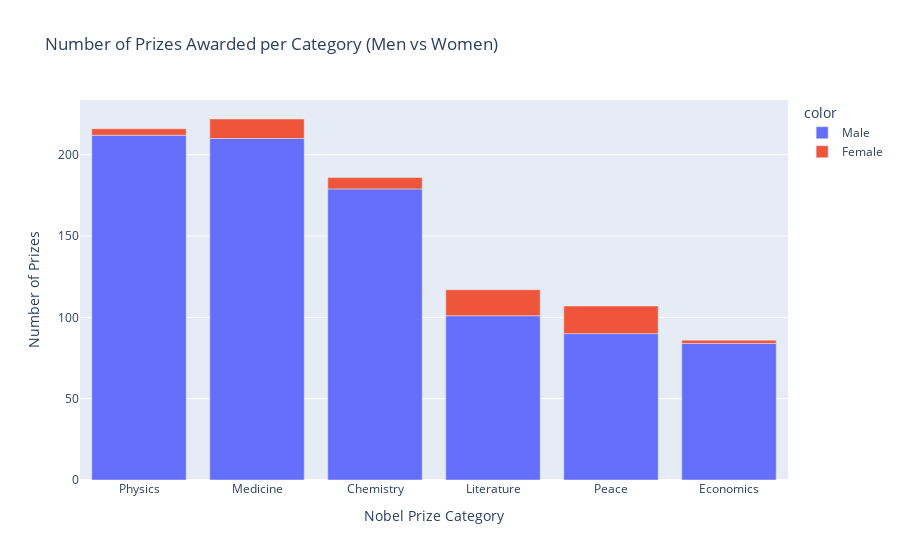

Here is the notebook cell this chart was saved with:
### Code cell
bar_chart_split = px.bar(x = cat_men_women.category, y = cat_men_women.prize,
                     color = cat_men_women.sex,
                     title='Number of Prizes Awarded per Category (Men vs Women)')
 
bar_chart_split.update_layout(xaxis_title='Nobel Prize Category', yaxis_title='Number of Prizes')
bar_chart_split.show()

### Figure 1 — Plotly figure (JSON) as saved in the notebook; plotly's stock layout.template omitted (floating-point values rounded to 4 significant figures)
{"data": [{"alignmentgroup": "True", "hovertemplate": "color=Male<br>x=%{x}<br>y=%{y}<extra></extra>", "legendgroup": "Male", "marker": {"color": "#636efa", "pattern": {"shape": ""}}, "name": "Male", "offsetgroup": "Male", "orientation": "v", "showlegend": true, "textposition": "auto", "type": "bar", "x": ["Physics", "Medicine", "Chemistry", "Literature", "Peace", "Economics"], "xaxis": "x", "y": [212, 210, 179, 101, 90, 84], "yaxis": "y"}, {"alignmentgroup": "True", "hovertemplate": "color=Female<br>x=%{x}<br>y=%{y}<extra></extra>", "legendgroup": "Female", "marker": {"color": "#EF553B", "pattern": {"shape": ""}}, "name": "Female", "offsetgroup": "Female", "orientation": "v", "showlegend": true, "textposition": "auto", "type": "bar", "x": ["Peace", "Literature", "Medicine", "Chemistry", "Physics", "Economics"], "xaxis": "x", "y": [17, 16, 12, 7, 4, 2], "yaxis": "y"}], "layout": {"autosize": true, "barmode": "relative", "legend": {"title": {"text": "color"}, "tracegroupgap": 0}, "title": {"text": "Number of Prizes Awarded per Category (Men vs Women)"}, "xaxis": {"anchor": "y", "autorange": true, "domain": [0, 1], "range": [-0.5, 5.5], "title": {"text": "Nobel Prize Category"}, "type": "category"}, "yaxis": {"anchor": "x", "autorange": true, "domain": [0, 1], "range": [0, 233.7], "title": {"text": "Number of Prizes"}, "type": "linear"}}}
